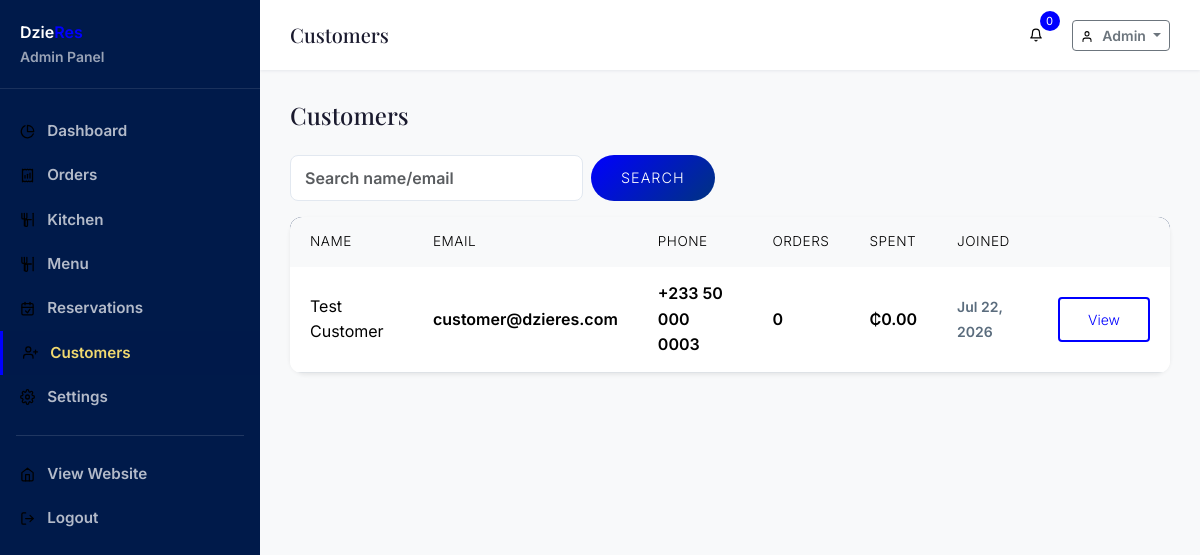
The page /admin/customers (signed in) on the database its author committed.
### tables this page shows
CREATE TABLE users (
    id INTEGER PRIMARY KEY AUTOINCREMENT,
    role_id INTEGER NOT NULL DEFAULT 3,
    firstname VARCHAR(50) NOT NULL,
    lastname VARCHAR(50) NOT NULL,
    email VARCHAR(100) NOT NULL UNIQUE,
    phone VARCHAR(20),
    password VARCHAR(255) NOT NULL,
    avatar VARCHAR(255),
    address TEXT,
    city VARCHAR(100),
    state VARCHAR(100),
    zip VARCHAR(20),
    country VARCHAR(100) DEFAULT 'Ghana',
    email_verified_at DATETIME,
    verification_token VARCHAR(100),
    remember_token VARCHAR(100),
    reset_token VARCHAR(100),
    reset_token_expires DATETIME,
    status TEXT DEFAULT 'active',
    last_login DATETIME,
    ip_address VARCHAR(45),
    created_at DATETIME DEFAULT CURRENT_TIMESTAMP,
    updated_at DATETIME DEFAULT CURRENT_TIMESTAMP,
    FOREIGN KEY (role_id) REFERENCES roles(id)
);

### views/admin/customers/index.php (the view, shortened to what the rows shown need)
<div class="d-flex justify-content-between align-items-center mb-4">
    <h4 class="mb-0">Customers</h4>
</div>
<form method="GET" class="mb-3">
    <div class="row g-2">
        <div class="col-auto"><input type="text" name="search" class="form-control" placeholder="Search name/email" value="<?= \escape($_GET['search'] ?? '') ?>"></div>
        <div class="col-auto"><button class="btn btn-gold">Search</button></div>
    </div>
</form>
<div class="card border-0 shadow-sm">
    <div class="card-body p-0">
        <div class="table-responsive">
            <table class="table align-middle mb-0">
                <thead class="table-light"><tr><th>Name</th><th>Email</th><th>Phone</th><th>Orders</th><th>Spent</th><th>Joined</th><th></th></tr></thead>
                <tbody>
                    <?php foreach ($customers as $c): ?>
                        <tr>
                            <td><strong><?= \escape($c->firstname . ' ' . $c->lastname) ?></strong></td>
                            <td><?= \escape($c->email) ?></td>
                            <td><?= \escape($c->phone ?? '—') ?></td>
                            <td><?= $c->order_count ?></td>
                            <td><?= \formatPrice($c->total_spent) ?></td>
                            <td><small class="text-muted"><?= \formatDate($c->created_at) ?></small></td>
                            <td><a href="<?= \baseUrl('admin/customers/' . $c->id) ?>" class="btn btn-sm btn-outline-gold">View</a></td>
                        </tr>
                    <?php endforeach; ?>
                </tbody>
            </table>
        </div>
    </div>
</div>

### Router.php (shortened to what the rows shown need)
<?php
class Router
{
    private $routes = [];
    private $middleware = [];
    private $prefix = '';
    private function addRoute(string $methods, string $path, $handler, array $middleware): void
    {
        $path = $this->prefix . $path;
        $methods = explode('|', $methods);
        foreach ($methods as $method) {
            $this->routes[] = [
                'method' => strtoupper(trim($method)),
                'path' => $path,
                'handler' => $handler,
                'middleware' => array_merge($this->middleware, $middleware),
                'pattern' => $this->pathToRegex($path),
            ];
        }
    }
    public function group(string $prefix, callable $callback, array $middleware = []): void
    {
        $previousPrefix = $this->prefix;
        $previousMiddleware = $this->middleware;
        $this->prefix = $previousPrefix . $prefix;
        $this->middleware = array_merge($previousMiddleware, $middleware);
        $this->prefix = $previousPrefix;
        $this->middleware = $previousMiddleware;
    }
    public function dispatch(): void
    {
        $method = $_SERVER['REQUEST_METHOD'];
        $uri = parse_url($_SERVER['REQUEST_URI'], PHP_URL_PATH);
        $basePath = dirname($_SERVER['SCRIPT_NAME']);
        if ($basePath !== '/' && strpos($uri, $basePath) === 0) {
            $uri = substr($uri, strlen($basePath));
        }
        $uri = '/' . trim($uri, '/');
        foreach ($this->routes as $route) {
            if ($route['method'] !== $method) {
                continue;
            }
            if (preg_match($route['pattern'], $uri, $matches)) {
                $params = array_filter($matches, function($key) {
                    return !is_numeric($key);
                }, ARRAY_FILTER_USE_KEY);
                $this->executeHandler($route['handler'], $params);
                return;
            }
        }
    }
    private function pathToRegex(string $path): string
    {
        $pattern = preg_replace('/\{([a-zA-Z_]+)\}/', '(?P<$1>[^/]+)', $path);
        $pattern = str_replace('/', '\/', $pattern);
        return '/^' . $pattern . '$/';
    }
    private function executeHandler($handler, array $params): void
    {
        if (is_callable($handler)) {
            call_user_func_array($handler, $params);
        } elseif (is_string($handler)) {
            if (strpos($handler, '@') !== false) {
                [$controller, $method] = explode('@', $handler);
                $instance = new $controller();
                call_user_func_array([$instance, $method], $params);
            } else {
                view($handler, $params);
            }
        }
    }
}

### views/admin/layouts/master.php (shortened to what the rows shown need)
<!DOCTYPE html>
<html lang="en" data-bs-theme="light">
<head>
    <link href="<?= \asset('vendor/bootstrap/bootstrap.min.css') ?>" rel="stylesheet">
    <link href="<?= \asset('vendor/fontawesome/all.min.css') ?>" rel="stylesheet">
    <link href="<?= \asset('vendor/fonts/local-fonts.css') ?>" rel="stylesheet">
    <link href="<?= \asset('css/style.css') ?>" rel="stylesheet">
</head>
<body>
    <div class="admin-wrapper">
        <aside class="admin-sidebar" id="adminSidebar">
            <div class="sidebar-brand">
                <a href="<?= \baseUrl('admin') ?>" class="text-decoration-none text-white">
                    <span class="brand-text">Dzie<span class="text-gold">Res</span></span>
                    <small class="d-block text-muted">Admin Panel</small>
                </a>
            </div>
            <nav class="sidebar-nav">
                <div class="nav-item <?= strpos($_SERVER['REQUEST_URI'], '/admin/dashboard') !== false || $_SERVER['REQUEST_URI'] === \baseUrl('admin') || rtrim($_SERVER['REQUEST_URI'], '/') === \baseUrl('admin') ? 'active' : '' ?>">
                    <a href="<?= \baseUrl('admin') ?>"><?= \icon('chart-pie', []) ?> Dashboard</a>
                </div>
                <div class="nav-item <?= strpos($_SERVER['REQUEST_URI'], '/admin/orders') !== false ? 'active' : '' ?>">
                    <a href="<?= \baseUrl('admin/orders') ?>"><?= \icon('receipt', []) ?> Orders</a>
                </div>
                <div class="nav-item <?= strpos($_SERVER['REQUEST_URI'], '/admin/kitchen') !== false ? 'active' : '' ?>">
                    <a href="<?= \baseUrl('admin/kitchen') ?>"><?= \icon('kitchen-set', []) ?> Kitchen</a>
                </div>
                <div class="nav-item <?= strpos($_SERVER['REQUEST_URI'], '/admin/menu') !== false ? 'active' : '' ?>">
                    <a href="<?= \baseUrl('admin/menu') ?>"><?= \icon('utensils', []) ?> Menu</a>
                </div>
                <div class="nav-item <?= strpos($_SERVER['REQUEST_URI'], '/admin/reservations') !== false ? 'active' : '' ?>">
                    <a href="<?= \baseUrl('admin/reservations') ?>"><?= \icon('calendar-check', []) ?> Reservations</a>
                </div>
                <div class="nav-item <?= strpos($_SERVER['REQUEST_URI'], '/admin/customers') !== false ? 'active' : '' ?>">
                    <a href="<?= \baseUrl('admin/customers') ?>"><?= \icon('user-plus', []) ?> Customers</a>
                </div>
                <div class="nav-item <?= strpos($_SERVER['REQUEST_URI'], '/admin/settings') !== false ? 'active' : '' ?>">
                    <a href="<?= \baseUrl('admin/settings') ?>"><?= \icon('cog', []) ?> Settings</a>
                </div>
                <hr class="text-white-50 mx-3">
                <div class="nav-item">
                    <a href="<?= \baseUrl() ?>"><?= \icon('globe', []) ?> View Website</a>
                </div>
                <div class="nav-item">
                    <a href="<?= \baseUrl('logout') ?>"><?= \icon('sign-out', []) ?> Logout</a>
                </div>
            </nav>
        </aside>
        <div class="admin-main">
            <header class="admin-header">
                <div class="d-flex justify-content-between align-items-center">
                    <div class="d-flex align-items-center gap-3">
                        <h5 class="mb-0"><?= \escape($pageTitle ?? 'Dashboard') ?></h5>
                    </div>
                    <div class="d-flex align-items-center gap-3">
                        <div class="dropdown">
                            <button class="btn btn-icon btn-sm position-relative" id="notificationBtn" data-bs-toggle="dropdown" aria-expanded="false">
                                <?= \icon('bell', []) ?>
                                <span class="cart-badge" id="notifCount">0</span>
                            </button>
                        </div>
                        <div class="dropdown">
                            <button class="btn btn-sm btn-outline-secondary dropdown-toggle" data-bs-toggle="dropdown">
                                <?= \icon('user', ['style' => 'width:0.9em;height:0.9em;margin-right:0.35rem;vertical-align:-0.15em;']) ?>
                                <?php $user = \auth(); if ($user): ?>
                                <?= \escape($user->firstname) ?>
                                <?php endif; ?>
                            </button>
                        </div>
                    </div>
                </div>
            </header>
            <div class="admin-content">
                <?php if (isset($contentView)): ?>
                    <?php \view($contentView, $data ?? []); ?>
                <?php else: ?>
                    <?php require $__viewPath ?? ''; ?>
                <?php endif; ?>
            </div>
        </div>
    </div>
</body>
</html>

### rows shown on the page
users: firstname "Admin"
users: firstname+lastname "Test Customer", email "customer@dzieres.com", phone "+233 50 000 0003", order_count "0", total_spent "₵0.00", created_at "Jul 22, 2026"
